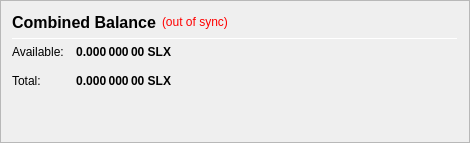
                   <widget class="QFrame" name="frame_CombinedBalances">
                    <property name="minimumSize">
                     <size>
                      <width>470</width>
                      <height>0</height>
                     </size>
                    </property>
                    <property name="frameShape">
                     <enum>QFrame::StyledPanel</enum>
                    </property>
                    <property name="frameShadow">
                     <enum>QFrame::Raised</enum>
                    </property>
                    <layout class="QVBoxLayout" name="verticalLayout_5">
                     <item>
                      <layout class="QHBoxLayout" name="horizontalLayout_5" stretch="0,0,0">
                       <item>
                        <widget class="QLabel" name="label_5z">
                         <property name="minimumSize">
                          <size>
                           <width>0</width>
                           <height>20</height>
                          </size>
                         </property>
                         <property name="font">
                          <font>
                           <pointsize>12</pointsize>
                           <weight>75</weight>
                           <bold>true</bold>
                          </font>
                         </property>
                         <property name="toolTip">
                          <string>Combined Balance (including unconfirmed and immature coins)</string>
                         </property>
                         <property name="text">
                          <string>Combined Balance</string>
                         </property>
                        </widget>
                       </item>
                       <item>
                        <widget class="QLabel" name="labelWalletStatus">
                         <property name="cursor">
                          <cursorShape>WhatsThisCursor</cursorShape>
                         </property>
                         <property name="toolTip">
                          <string>The displayed information may be out of date. Your wallet automatically synchronizes with the SLATE network after a connection is established, but this process has not completed yet.</string>
                         </property>
                         <property name="styleSheet">
                          <string notr="true">QLabel { color: red; }</string>
                         </property>
                         <property name="text">
                          <string notr="true">(out of sync)</string>
                         </property>
                         <property name="alignment">
                          <set>Qt::AlignLeading|Qt::AlignLeft|Qt::AlignVCenter</set>
                         </property>
                        </widget>
                       </item>
                       <item>
                        <spacer name="horizontalSpacer_1">
                         <property name="orientation">
                          <enum>Qt::Horizontal</enum>
                         </property>
                         <property name="sizeHint" stdset="0">
                          <size>
                           <width>40</width>
                           <height>20</height>
                          </size>
                         </property>
                        </spacer>
                       </item>
                      </layout>
                     </item>
                     <item>
                      <widget class="Line" name="line_CombinedBalance">
                       <property name="minimumSize">
                        <size>
                         <width>0</width>
                         <height>1</height>
                        </size>
                       </property>
                       <property name="maximumSize">
                        <size>
                         <width>16777215</width>
                         <height>1</height>
                        </size>
                       </property>
                       <property name="orientation">
                        <enum>Qt::Horizontal</enum>
                       </property>
                      </widget>
                     </item>
                     <item>
                      <layout class="QGridLayout" name="gridLayout_3">
                       <property name="spacing">
                        <number>12</number>
                       </property>
                       <item row="1" column="0">
                        <widget class="QLabel" name="labelBalanceTextz">
                         <property name="text">
                          <string>Available:</string>
                         </property>
                        </widget>
                       </item>
                       <item row="1" column="1">
                        <widget class="QLabel" name="labelBalancez">
                         <property name="font">
                          <font>
                           <weight>75</weight>
                           <bold>true</bold>
                          </font>
                         </property>
                         <property name="cursor">
                          <cursorShape>IBeamCursor</cursorShape>
                         </property>
                         <property name="toolTip">
                          <string>Your current spendable balance</string>
                         </property>
                         <property name="text">
                          <string notr="true">0.000 000 00 SLX</string>
                         </property>
                         <property name="alignment">
                          <set>Qt::AlignRight|Qt::AlignTrailing|Qt::AlignVCenter</set>
                         </property>
                         <property name="textInteractionFlags">
                          <set>Qt::LinksAccessibleByMouse|Qt::TextSelectableByKeyboard|Qt::TextSelectableByMouse</set>
                         </property>
                        </widget>
                       </item>
                       <item row="2" column="0">
                        <widget class="QLabel" name="labelTotalTextz">
                         <property name="text">
                          <string>Total:</string>
                         </property>
                        </widget>
                       </item>
                       <item row="2" column="1">
                        <widget class="QLabel" name="labelTotalz">
                         <property name="font">
                          <font>
                           <weight>75</weight>
                           <bold>true</bold>
                          </font>
                         </property>
                         <property name="cursor">
                          <cursorShape>IBeamCursor</cursorShape>
                         </property>
                         <property name="toolTip">
                          <string>Total Balance, including all unavailable coins.</string>
                         </property>
                         <property name="text">
                          <string notr="true">0.000 000 00 SLX</string>
                         </property>
                         <property name="alignment">
                          <set>Qt::AlignRight|Qt::AlignTrailing|Qt::AlignVCenter</set>
                         </property>
                         <property name="textInteractionFlags">
                          <set>Qt::LinksAccessibleByMouse|Qt::TextSelectableByKeyboard|Qt::TextSelectableByMouse</set>
                         </property>
                        </widget>
                       </item>
                       <item row="2" column="3">
                        <spacer name="horizontalSpacer_2">
                         <property name="orientation">
                          <enum>Qt::Horizontal</enum>
                         </property>
                         <property name="sizeHint" stdset="0">
                          <size>
                           <width>40</width>
                           <height>20</height>
                          </size>
                         </property>
                        </spacer>
                       </item>
                      </layout>
                     </item>
                     <item>
                      <spacer name="verticalSpacer_1">
                       <property name="orientation">
                        <enum>Qt::Vertical</enum>
                       </property>
                       <property name="sizeHint" stdset="0">
                        <size>
                         <width>20</width>
                         <height>40</height>
                        </size>
                       </property>
                      </spacer>
                     </item>
                    </layout>
                   </widget>
